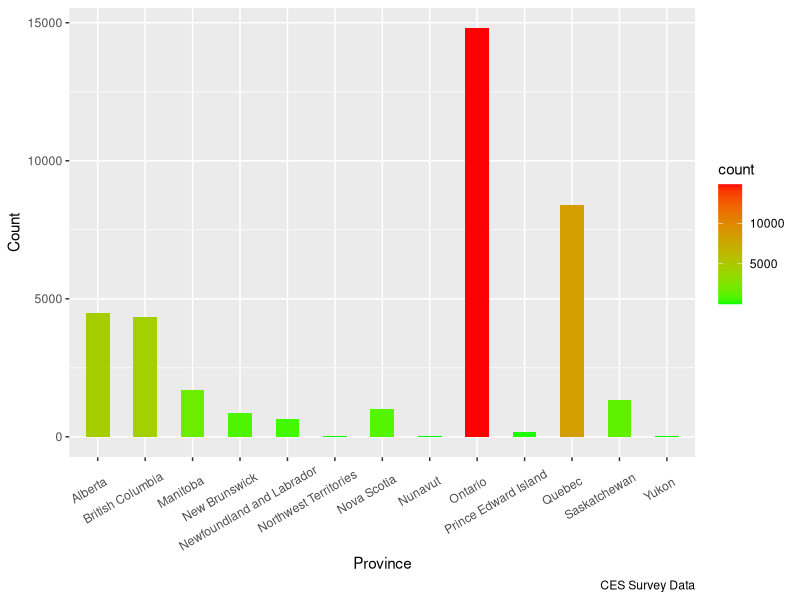
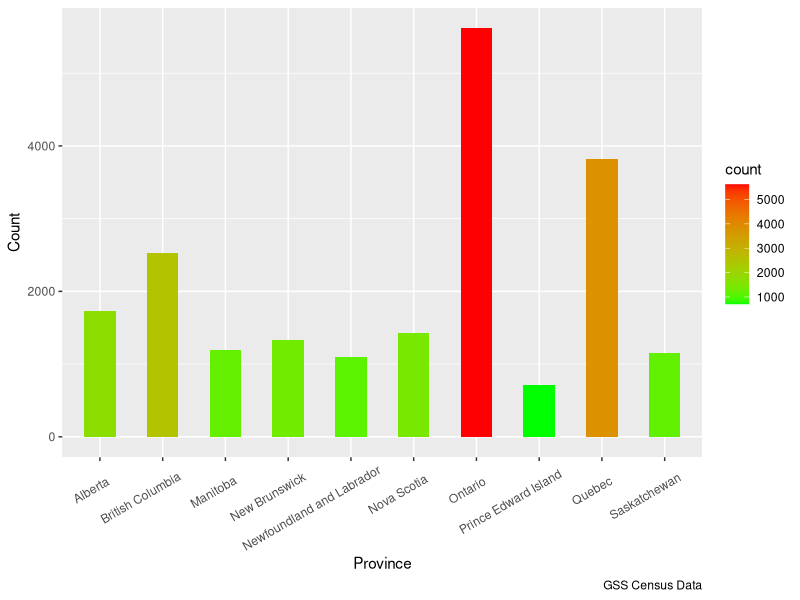

These figures' R source, in order: (Note: this script raises an error after producing the figures.)
## ---- chunk 1
library(tidyverse)
library(lme4)
library(knitr)

# Loading in the cleaned survey Data
survey_data <- read_csv("./../outputs/survey_data.csv")

# Loading in the cleaned census Data
census_data <- read_csv("./../outputs/census_data.csv")

## ---- chunk 2
survey_data %>%
  ggplot()+
  geom_bar(aes(province, fill = ..count..),  width = 0.5) +
  labs(caption = "CES Survey Data") +
  theme(axis.text.x = element_text(angle=30, vjust=0.8,hjust = 0.8))+
  scale_fill_gradient(low = "green", high = "red", na.value = NA) +
  xlab("Province") +
  ylab("Count")

## ---- chunk 3
census_data %>%
  ggplot()+
  geom_bar(aes(province, fill = ..count..),  width = 0.5) +
  labs(caption = "GSS Census Data") +
  theme(axis.text.x = element_text(angle=30, vjust=0.8,hjust = 0.8))+
  scale_fill_gradient(low = "green", high = "red", na.value = NA) +
  xlab("Province") +
  ylab("Count")
## ---- chunk 4
survey_data <- na.omit(survey_data)
census_data <- na.omit(census_data)

## ---- chunk 5
kable(head(survey_data), caption = "Overview of Survey Data")
# head(census_data)
## ---- chunk 6
kable(head(census_data), caption = "Overview of Census Data")
# head(census_data)
## ---- chunk 7
model_Lib<- glmer(voteLib~(1|province) + age_group + sex + household_income, data = survey_data, family=binomial)
summary_L = summary(model_Lib)
## ---- chunk 8
model_Con <- glmer(voteCon~(1|province) + age_group + sex + household_income, data = survey_data, family=binomial)
summary_C = summary(model_Con)
## ---- chunk 9
census_data <-
  census_data%>%
  count(sex, province, age_group,household_income) %>%
  group_by(sex, province, age_group,household_income) %>%
  ungroup()

# Make proportions
census_data <-
  census_data %>%
  group_by(province) %>%
  mutate(total = sum(n)) %>%
  mutate(cell_prop_of_division_total = n / total) %>%
  ungroup()
## ---- chunk 10
kable(summary_L$coefficients, caption = "Summary of Cofficient of Liberal Party model")
## ---- chunk 11
kable(summary_C$Lcoefficients, caption = "Summary of Cofficient of Conservative Party model")
## ---- chunk 12
#log estimates for liberal party
census_data$log_estimate_L <-
  model_Lib %>%
  predict(newdata = census_data)

#estimates for liberal party
census_data$estimate_L<-
  exp(census_data$log_estimate_L)/(1+exp(census_data$log_estimate_L))

#estimates for liberal party in each province
estimates_L <- census_data %>%
  mutate(alp_predict_prop_L = estimate_L * cell_prop_of_division_total) %>%
  group_by(province) %>%
  summarise(probability = sum(alp_predict_prop_L))

#log estimates for conservative party
census_data$log_estimate_C <-
  model_Con %>%
  predict(newdata = census_data)

#estimates for conservative party
census_data$estimate_C<-
  exp(census_data$log_estimate_C)/(1+exp(census_data$log_estimate_C))

#estimates for conservative party in each province
estimates_C <- census_data %>%
  mutate(alp_predict_prop_C = estimate_C * cell_prop_of_division_total) %>%
  group_by(province) %>%
  summarise(probability = sum(alp_predict_prop_C))
## ---- chunk 13
kable(estimates_L, caption = "Probability of voting Liberal Party among each province")
## ---- chunk 14
kable(estimates_C, caption = "Probability of voting Conservative Party among each province")
## ---- chunk 15
Seats = c(34,42,14,19,7,11,121,4,78,14)
terriotoris  = c ("Yukon",	"Northwest Territories", "Nunavut")
provinces = c(estimates_L$province, terriotoris)
total_seats = c(Seats, c(1,1,1))
seats_table = data.frame("Province/Territory" = provinces , "TotalSeats" =  total_seats)
kable(seats_table, col.names = gsub("[.]", " ", c("Province/Territory", "Total Seats")),  caption = "Allocation of Seats in the House of Commons" )
## ---- chunk 16

Lib_Seats <- round(sum(estimates_L$probability * Seats), digits = 0)
Con_Seats <- round(sum(estimates_C$probability * Seats), digits = 0)
result_table = data.frame("Liberal Party Seats" = Lib_Seats , "Conservative Party Seats" =  Con_Seats)
Party = c("Liberal Party Seats","Conservative Party Seats")
Count = c(Lib_Seats,Con_Seats)
ta = data.frame(x,y)

ggplot(data=ta, aes(x=Party, y=Count)) +
   geom_bar(stat="identity", fill=c("red","steelblue"), width=0.5)+
  geom_text(aes(label=Count), vjust=-0.3, size=3)

## ---- chunk 17
survey_data %>%
  ggplot()+
  geom_bar(aes(province, fill = ..count..),  width = 0.5) +
  labs(caption = "CES Survey Data") +
  theme(axis.text.x = element_text(angle=30, vjust=0.8,hjust = 0.8))+
  scale_fill_gradient(low = "green", high = "red", na.value = NA) +
  xlab("Province") +
  ylab("Count")

## ---- chunk 18
census_data %>%
  ggplot()+
  geom_bar(aes(province, fill = ..count..),  width = 0.5) +
  labs(caption = "GSS Census Data") +
  theme(axis.text.x = element_text(angle=30, vjust=0.8,hjust = 0.8))+
  scale_fill_gradient(low = "green", high = "red", na.value = NA) +
  xlab("Province") +
  ylab("Count")
